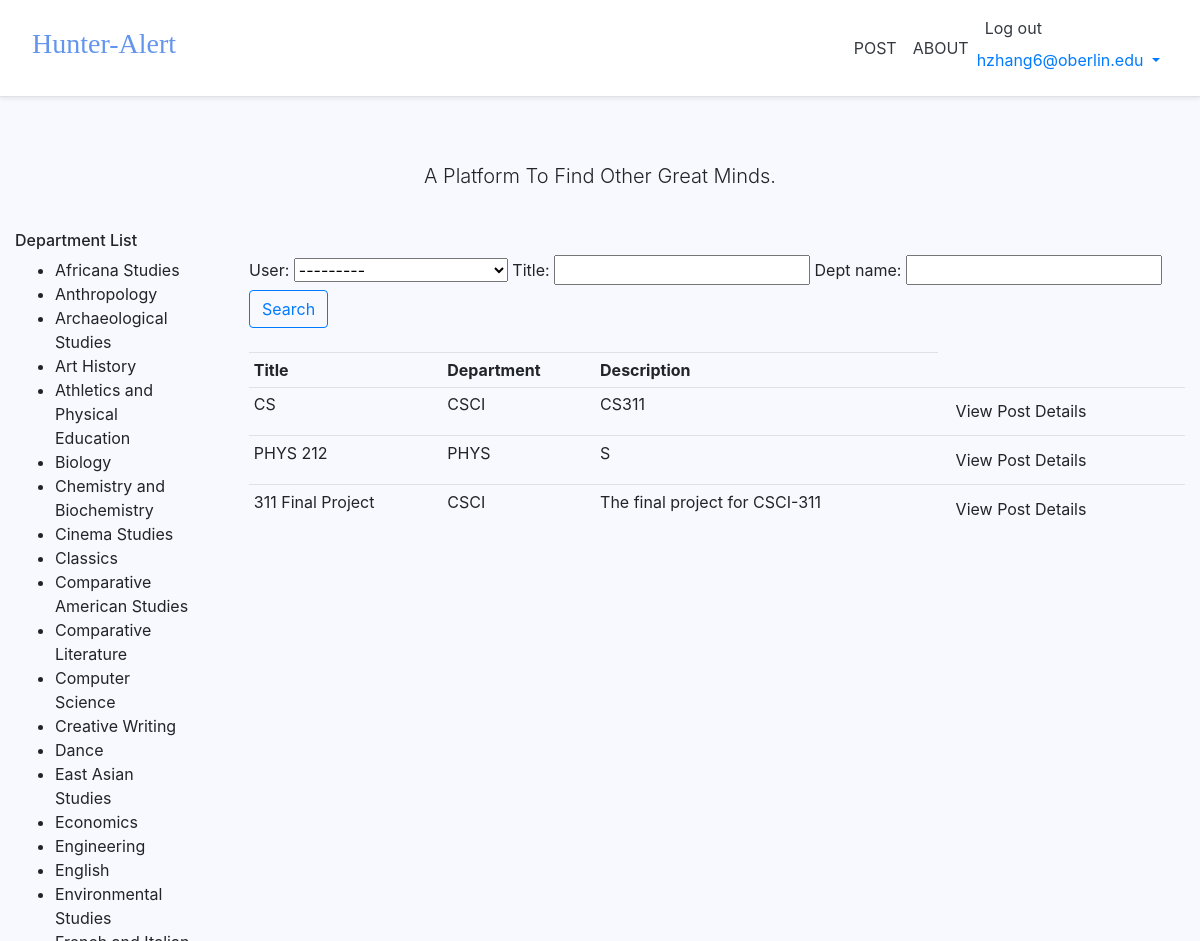
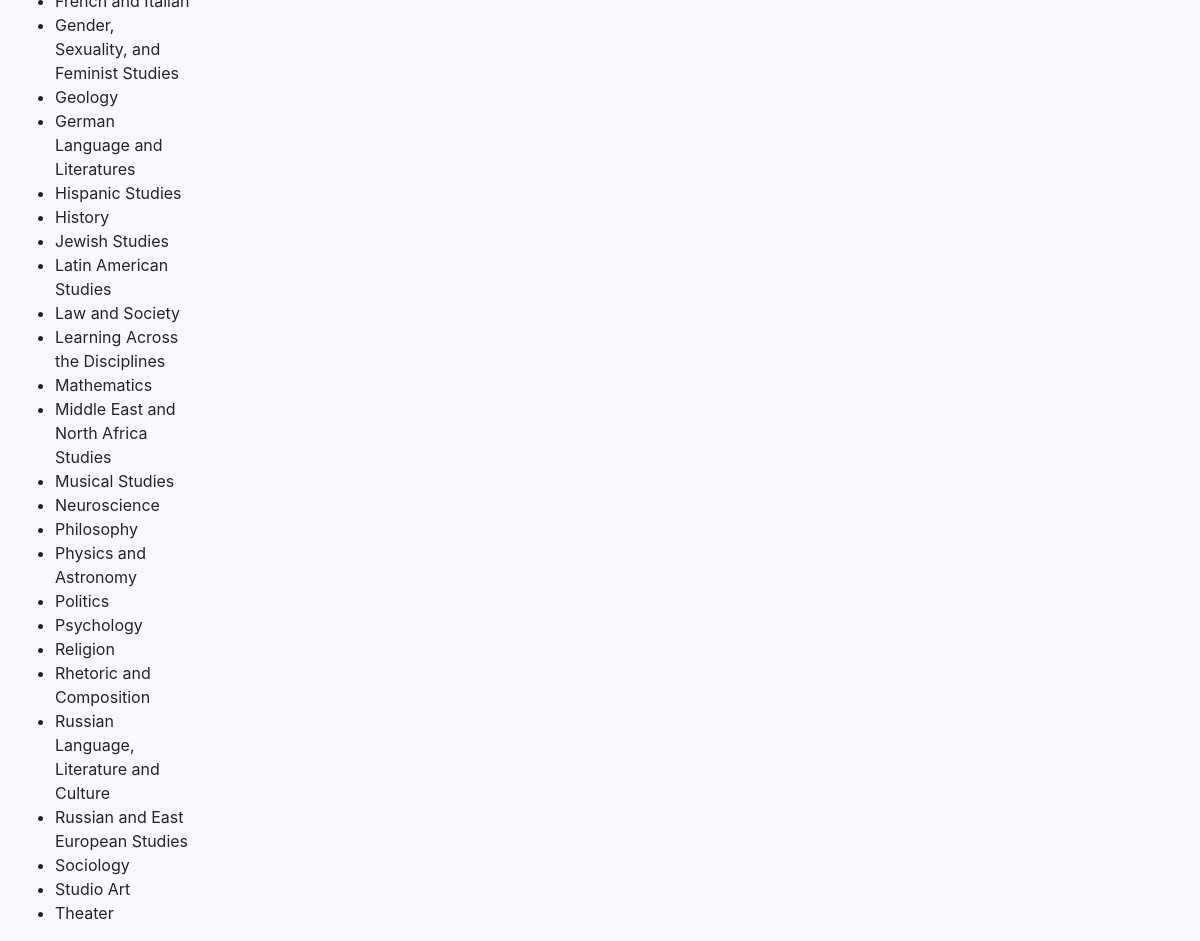
The app's page / (signed in) with its own data (2 pictures, top to bottom).
### accounts/models.py (models this page shows)
class CustomUser(AbstractUser):
    pass
    def __str__(self):
        return self.email

### pages/models.py (models this page shows, shortened)
class Post(models.Model):
    user = models.ForeignKey(CustomUser, null=True, on_delete=models.CASCADE)
    yourname = models.CharField(max_length=120, null=True)
    title = models.CharField(max_length=120, null=True)
    description = models.TextField(blank=False, null=True)
    dept_name = models.CharField(max_length=120, null=True)
    requirement = models.TextField(blank=False, null=True)
    date_posted = models.DateTimeField(default=timezone.now)
    email = models.CharField(max_length=50, null=True)

### pages/views.py (the view)
# urls.py: path('', HomePageView, name='home'),
def HomePageView(request):
    posts = Post.objects.all()
    myFilter = PostFilters(request.GET, queryset=posts)
    posts = myFilter.qs
    context = {
        'posts' : posts,
        'myFilter' : myFilter
     }
    return render(request, 'pages/home.html', context)

### templates/pages/home.html (shortened to what this page needs)
{% extends '_base.html' %}
{% load static %}
{% block content %}
<div class="pricing-header px-3 py-3 pt-md-5 pb-md-4 mx-auto text-center">
  <p class="lead">A Platform To Find Other Great Minds.</p>
</div>
<div style="float:left; width:15%;">
	<h6>Department List</h6>
	<ul>
		<li>Africana Studies</li>
		<li>Anthropology</li>
		<li>Archaeological Studies</li>
		<li>Art History</li>
		<li>Athletics and Physical Education</li>
		<li>Biology</li>
		<li>Chemistry and Biochemistry</li>
		<li>Cinema Studies</li>
		<li>Classics</li>
		<li>Comparative American Studies</li>
		<li>Comparative Literature</li>
		<li>Computer Science</li>
		<li>Creative Writing</li>
		<li>Dance</li>
		<li>East Asian Studies</li>
		<li>Economics</li>
		<li>Engineering</li>
		<li>English</li>
		<li>Environmental Studies</li>
		<li>French and Italian</li>
		<li>Gender, Sexuality, and Feminist Studies</li>
		<li>Geology</li>
		<li>German Language and Literatures</li>
		<li>Hispanic Studies</li>
		<li>History</li>
		<li>Jewish Studies</li>
		<li>Latin American Studies</li>
		<li>Law and Society</li>
		<li>Learning Across the Disciplines</li>
		<li>Mathematics</li>
		<li>Middle East and North Africa Studies</li>
		<li>Musical Studies</li>
		<li>Neuroscience</li>
		<li>Philosophy</li>
		<li>Physics and Astronomy</li>
		<li>Politics</li>
		<li>Psychology</li>
		<li>Religion</li>
		<li>Rhetoric and Composition</li>
		<li>Russian Language, Literature and Culture</li>
		<li>Russian and East European Studies</li>
		<li>Sociology</li>
		<li>Studio Art</li>
		<li>Theater</li>
	</ul>
</div>
<br>
<div style="float:right; width:80%;">
	<div class="row">
		<div class="col">
				<form method="get">
					{{myFilter.form}}
				<button class="btn btn-outline-primary" type="submit">Search</button>
				</form>
		</div>
	</div>
	<br>
	<div class="row">
		<div class="col-md">
			<table class="table table-sm">
				<tr>
					<th>Title</th>
					<th>Department</th>
					<th>Description</th>
				</tr>
				{% for post in posts %}
				<tr>
					<td>{{post.title}}</td>
					<td>{{post.dept_name}}</td>
					<td>{{post.description}}</td>
					<td>
						<a class="btn" href="{% url 'detail' post.id %}">View Post Details</a>
					</td>
				</tr>
				{% endfor %}
			</table>
		</div>
	</div>
</div>
{% endblock content %}

### templates/_base.html (shortened to what this page needs)
{% load static %}
<!DOCTYPE html>
<html lang="en">
<body style="background-color:GhostWhite;">
<head>
{% block css %}
<link rel="stylesheet" href="https://cdn.jsdelivr.net/npm/bootstrap@4.5.3/dist/css/bootstrap.min.css">
<link rel="stylesheet" href="https://cdnjs.cloudflare.com/ajax/libs/font-awesome/4.7.0/css/font-awesome.min.css">
<link rel="stylesheet" href="{% static 'css/base.css' %}">
{% endblock %}
</head>
<body>
  <main role="main">
    <div class="d-flex flex-column flex-md-row align-items-center p-3 px-md-4 mb-3 bg-white border-bottom shadow-sm">
      <h3 class="mr-auto p-2" style="font-family: Chalkduster">
        <a  href="{% url 'home' %}" style="color:#6495ED;">Hunter-Alert</a>
      </h3>
       <a class="p-2 text-dark" href="{% url 'post' %}">POST</a>
      <a class="p-2 text-dark" href="{% url 'about' %}">ABOUT</a>
      <nav class="my-2 my-md-0 mr-md-3">
        {% if user.is_authenticated %}
        <a class="p-2 text-dark" href="{% url 'account_logout' %}">Log out</a>
        <ul class="navbar-nav ml-auto">
          <li class="nav-item">
            <a class="nav-link dropdown-toggle" href="#" id="userMenu" data-toggle="dropdown" aria-haspopup="true" aria-expanded="false">
              {{ user.email }}
            </a>
          </li>
        </ul>
        {% else %}
        <form class="form-inline ml-auto">
          <a href="{% url 'account_login' %}" class="btn btn-outline-secondary">Log in</a>
          <a href="{% url 'account_signup' %}" class="btn btn-primary ml-2">Sign up</a>
        </form>
        {% endif %}
      </nav>
  </main>
  <div class="container">
    {% block content %}{% endblock content %}
  </div>
</body>
</html>

### static/css/base.css (style rules this page uses)
html { position: relative; min-height: 100%; font-size: 14px; }
@media (min-width: 768px) { html { font-size: 16px; } }
body { margin-bottom: 60px; }
.container { max-width: 1280px; }
.pricing-header { max-width: 700px; }

### records on screen
CustomUser: email "hzhang6@oberlin.edu"
Post: title "CS", dept_name "CSCI", description "CS311"
Post: title "PHYS 212", dept_name "PHYS", description "S"
Post: title "311 Final Project", dept_name "CSCI", description "The final project for CSCI-311"
